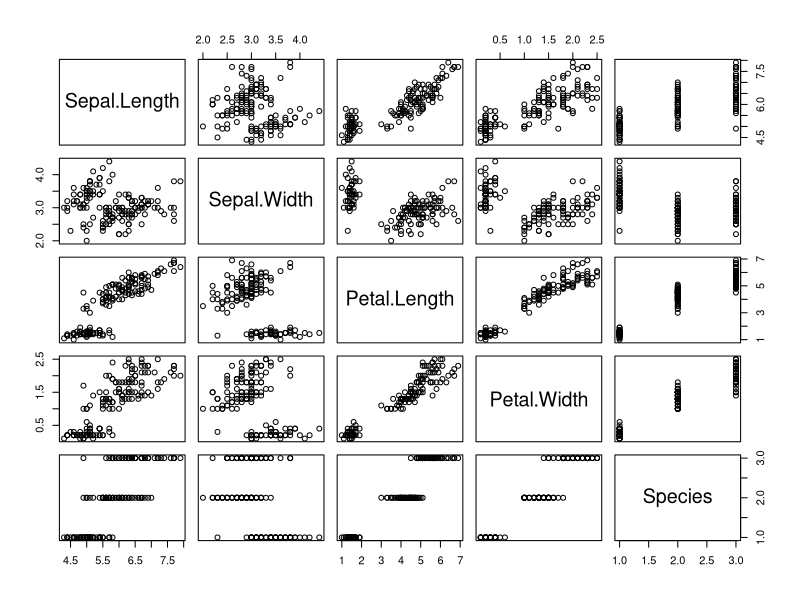
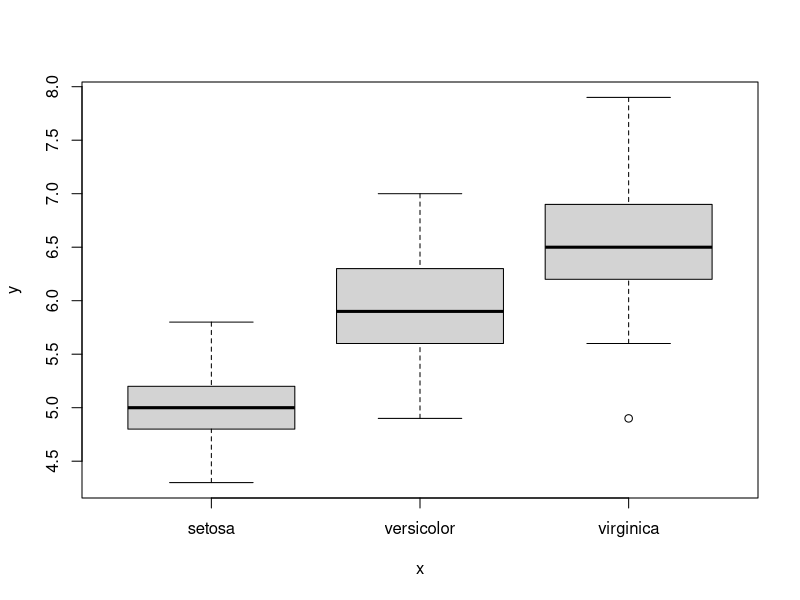
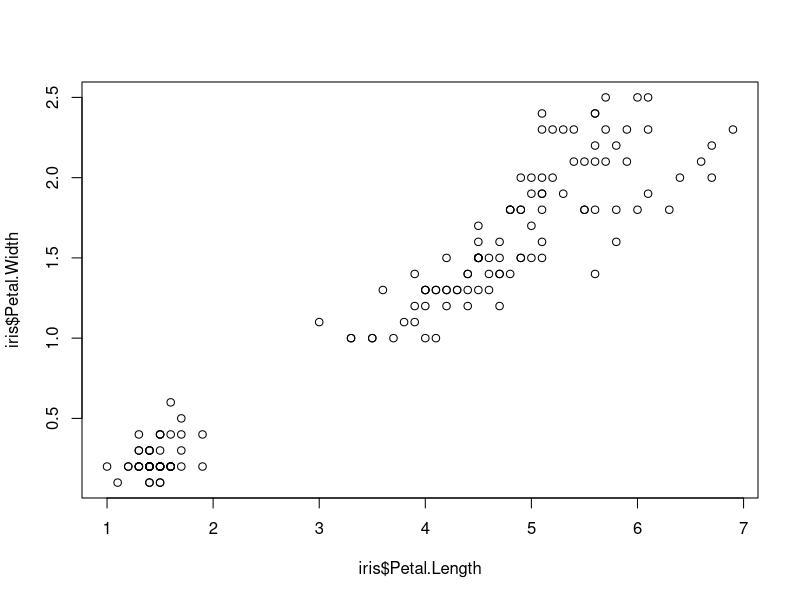
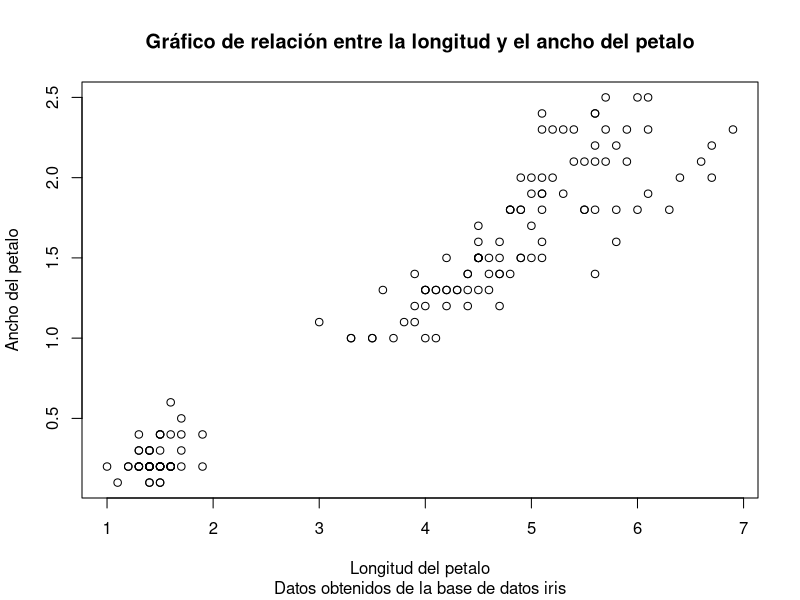
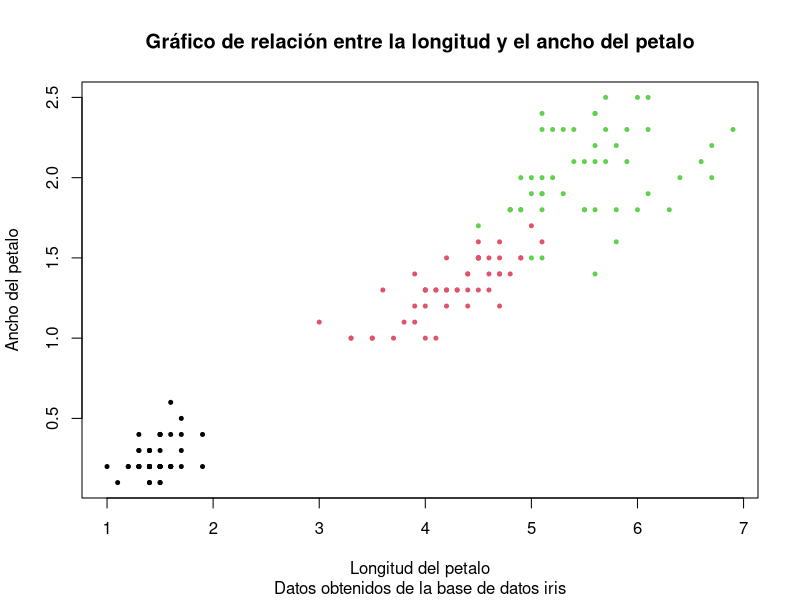
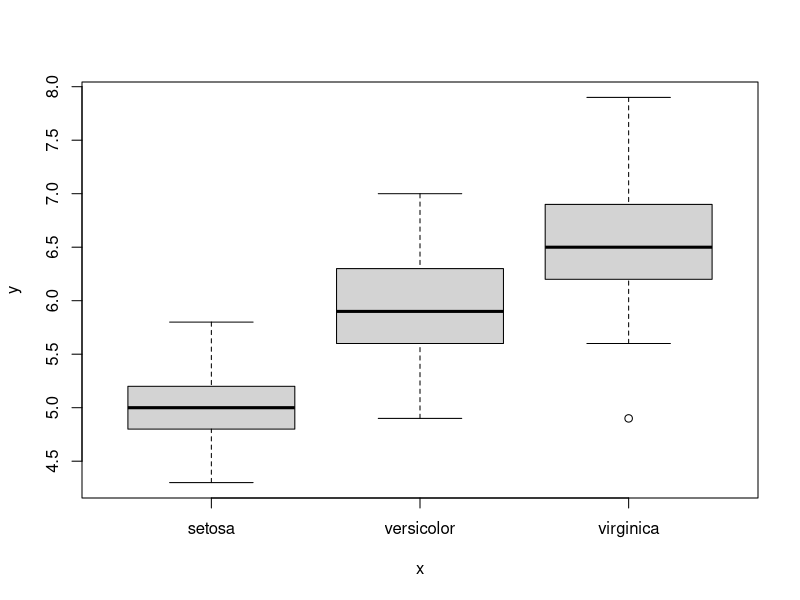

Reproduce these figures in R, in order.
## ---- chunk 1
library(knitr)
library(bookdown)
library(vegan)
library(tidyverse)
library(kableExtra)
library(knitr)
## ---- chunk 2
library(vegan)
data("iris")
head(iris)
mean(iris$Sepal.Length)
## ---- chunk 3
Long.Prom <- mean(iris$Sepal.Length)
Long.Prom

Ancho.Prom <- mean(iris$Sepal.Width)
Ancho.Prom

Sepalos <- data.frame(Long.Prom, Ancho.Prom)
Sepalos
## ---- chunk 4
median(iris$Sepal.Length)
## ---- chunk 5
Long.Median <- median(iris$Sepal.Length)
Long.Median

Ancho.Median <- median(iris$Sepal.Width)
Ancho.Median

Sepalos2 <- data.frame(Long.Median, Ancho.Median)
Sepalos2
## ---- chunk 6
Sepalos.Resumen <- data.frame(Sepalos, Sepalos2)
Sepalos.Resumen
## ---- chunk 7
Sepalos$Long.Median <- median(iris$Sepal.Length)
Sepalos$Ancho.Median <- median(iris$Sepal.Width)
Sepalos
## ---- chunk 8
Sepalos
Sepalos.Resumen
## ---- chunk 9
Pet.Long.Mean <- mean(iris$Petal.Length)
Pet.Ancho.Mean <- mean(iris$Petal.Width)
Pet.Long.Median <- median(iris$Petal.Length)
Pet.Ancho.Median <- median(iris$Petal.Width)
Resumen.iris <- data.frame(Sepalos, Pet.Long.Mean, Pet.Ancho.Mean, Pet.Long.Median, Pet.Ancho.Median)
Resumen.iris
## ---- chunk 10
colnames(Resumen.iris)[colnames(Resumen.iris) %in% c("Long.Prom", "Ancho.Prom", "Long.Median", "Ancho.Median")] <- c("Sep.Long.Prom", "Sep.Ancho.Prom", "Sep.Long.Median", "Sep.Ancho.Median")
Resumen.iris
## ---- chunk 11
summary(iris)
## ---- chunk 12
summ.iris <- summary(iris)
summ.iris
## ---- chunk 13
plot(iris)
## ---- chunk 14
plot(iris, x = iris$Species, y = iris$Sepal.Length)
## ---- chunk 15
plot(x = iris$Petal.Length, y = iris$Petal.Width)
## ---- chunk 16
plot(x = iris$Petal.Length, y = iris$Petal.Width, main = "Gráfico de relación entre la longitud y el ancho del petalo",
     sub = "Datos obtenidos de la base de datos iris", xlab = "Longitud del petalo", ylab = "Ancho del petalo")
## ---- chunk 17
plot(x = iris$Petal.Length, y = iris$Petal.Width, main = "Gráfico de relación entre la longitud y el ancho del petalo",
     sub = "Datos obtenidos de la base de datos iris", xlab = "Longitud del petalo", ylab = "Ancho del petalo", cex = 0.8,
     col = iris$Species, pch = 20)
## ---- chunk 18
plot(iris, x = iris$Species, y = iris$Sepal.Length)
## ---- chunk 19
iris %>% dplyr::filter(Sepal.Length <= 5.2125)
## ---- chunk 20
range(iris$Petal.Length)
## ---- chunk 21
Rango <- max(iris$Petal.Length) - min(iris$Petal.Length)
Rango
## ---- chunk 22
SD <- sd(iris$Petal.Length)
SD
## ---- chunk 23
Var <- SD^2
Var
## ---- chunk 24
Aves <- read.table("Aves.txt", header = TRUE)
## ---- chunk 25
table(Aves$ambiente)
## ---- chunk 26
Frecab <- table(Aves$ambiente)
prop.table(Frecab)
## ---- chunk 27
round((prop.table(Frecab) * 100), 2)
## ---- chunk 28
library(tidyverse)
## ---- chunk 29
data("iris")
resum.iris <- summarise(iris, Petal.Length.Mean = mean(Petal.Length), Petal.Length.Median = median(Petal.Length))
resum.iris
## ---- chunk 30
iris.especies <- group_by(iris, Species) #Aparentemente esta función no cambia la matriz de datos, sin embargo si hacemos un summarise estos se ordenarán por la forma en que los agrupamos.
resum.iris.especies <- summarise(iris.especies, Petal.Length.Mean = mean(Petal.Length), Petal.Length.Median = median(Petal.Length))
resum.iris.especies
## ---- chunk 31
iris <- mutate(iris, Petal.Leng.Wid.Ratio = Petal.Length/Petal.Width)
iris$Petal.Leng.Wid.Ratio
## ---- chunk 32
#iris.especies <- group_by(iris, Species)
#resum.iris.especies <- summarise(iris.especies, Petal.Length.Mean = mean(Petal.Length), Petal.Length.Median = median(Petal.Length)) 

resum.iris.especies2 <- iris %>%
  group_by(Species) %>% 
  summarise(Petal.Length.Mean = mean(Petal.Length), Petal.Length.Median = median(Petal.Length))
resum.iris.especies2
## ---- chunk 33
iris.versicolor <- iris %>% dplyr::filter(Species == "versicolor")
iris.versicolor
## ---- chunk 34
Símbolo <- c(">", "<", "==", ">=", "<=", "!=", "%in%", "is.na", "!is.na", "|, &")
Significado <- c("Mayor que", "Menor que", "Igual a", "Mayor o igual a", "Menor o igual a", "Distinto a", "Dentro del grupo", "Es NA", "No es NA", "O, Y")
Symbs <- data.frame(Símbolo, Significado)
## ---- chunk 35
knitr::kable(Symbs, caption = "Símbolos utilizados con la función filter") %>% kable_styling(bootstrap_options = c("striped", "bordered", "hover"), full_width = TRUE)
## ---- chunk 36
outlier <- iris %>% dplyr::filter(Species == "virginica", Sepal.Length <= 5.2125)
outlier
## ---- chunk 37
Frecuencias <- iris %>%
  group_by(Species) %>% 
  summarise(Frecuencia_absoluta = n())
Frecuencias
## ---- chunk 38
Frecuencias <- Frecuencias %>% mutate(Frecuencia_relativa = Frecuencia_absoluta / sum(Frecuencia_absoluta))
Frecuencias
## ---- chunk 39
Frecuencias <- Frecuencias %>% mutate(Porcentaje = Frecuencia_relativa*100)
Frecuencias
## ---- chunk 40
Petals <- iris %>% dplyr::select(Petal.Length, Petal.Width, Species)
Petals
